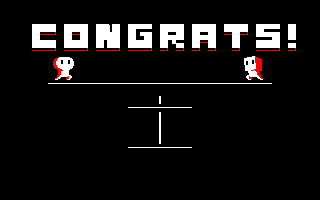

A level layout from a 2D game, rendered from its tile map. Below: a short description, then the map file with its tile-grid data intact:
An orthogonal 20x25 tile map with 16x8 px tiles, 1 tile layer (Menu Layer), 2 tilesets.

<map version="1.10" tiledversion="1.11.2" orientation="orthogonal" renderorder="right-down" width="20" height="25" tilewidth="16" tileheight="8" infinite="0" nextlayerid="2" nextobjectid="1">
 <tileset firstgid="1" source="Menu_tileset.tsx" />
 <tileset firstgid="49" source="AllPatterns.tsx" />
 <layer id="1" name="Menu Layer" width="20" height="25">
  <data encoding="csv">
48,48,48,48,48,48,48,48,48,48,48,48,48,48,48,48,48,48,48,48,
48,48,48,48,48,48,48,48,48,48,48,48,48,48,48,48,48,48,48,48,
48,48,48,48,48,48,48,48,48,48,48,48,48,48,48,48,48,48,48,48,
48,48,4,6,4,6,9,6,35,36,4,6,4,6,4,6,35,36,6,48,
48,48,11,14,11,6,4,6,45,6,1,6,1,6,10,14,19,6,6,48,
48,48,4,6,4,6,7,6,4,6,45,2,11,6,5,48,4,6,2,48,
48,48,20,14,20,14,20,14,20,14,14,14,14,14,15,48,20,14,14,48,
48,48,48,37,38,48,48,48,48,48,48,48,48,48,48,27,28,48,48,48,
48,48,48,39,40,48,48,48,48,48,48,48,48,48,48,29,30,48,48,48,
48,48,48,41,42,48,48,48,48,48,48,48,48,48,48,31,32,48,48,48,
48,48,48,44,44,44,44,44,44,44,44,44,44,44,44,44,44,48,48,48,
48,48,48,48,48,48,48,48,48,48,48,48,48,48,48,48,48,48,48,48,
48,48,48,48,48,48,48,48,48,26,25,48,48,48,48,48,48,48,48,48,
48,48,48,48,48,48,48,48,44,44,44,44,48,48,48,48,48,48,48,48,
48,48,48,48,48,48,48,48,48,26,25,48,48,48,48,48,48,48,48,48,
48,48,48,48,48,48,48,48,48,26,25,48,48,48,48,48,48,48,48,48,
48,48,48,48,48,48,48,48,48,26,25,48,48,48,48,48,48,48,48,48,
48,48,48,48,48,48,48,48,48,26,25,48,48,48,48,48,48,48,48,48,
48,48,48,48,48,48,48,48,44,44,44,44,48,48,48,48,48,48,48,48,
48,48,48,48,48,48,48,48,48,48,48,48,48,48,48,48,48,48,48,48,
48,48,48,48,48,48,48,48,48,48,48,48,48,48,48,48,48,48,48,48,
48,48,48,48,48,48,48,48,48,48,48,48,48,48,48,48,48,48,48,48,
48,48,48,48,48,48,48,48,48,48,48,48,48,48,48,48,48,48,48,48,
48,48,48,48,48,48,48,48,48,48,48,48,48,48,48,48,48,48,48,48,
48,48,48,48,48,48,48,48,48,48,48,48,48,48,48,48,48,48,48,48
</data>
 </layer>
</map>
